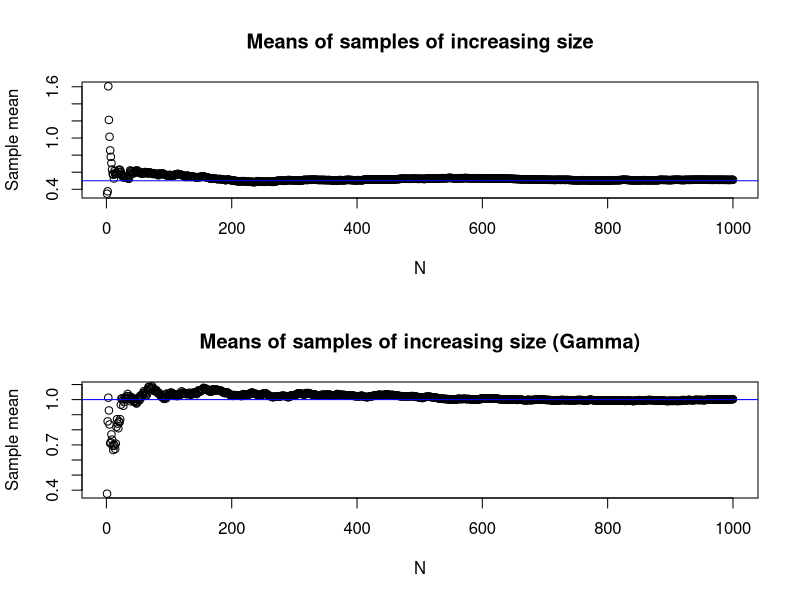

Reproduce this figure in R.
# week3 problem class

#  Q3
# verify the Weak Law of Large Numbers (WLLN)

N <- 1000
X <- rexp(N, rate = 2)

Xbar <- cumsum(X) / 1:N # cumulative sum / amount of elements = mean values, E(X) = 1/lambda

par(mfrow = c(2, 1)) # set the plot to 2*1 array

plot(1:N, Xbar,
    main = "Means of samples of increasing size",
    xlab = "N", ylab = "Sample mean"
)
abline(h = 0.5, col = "blue")

# gamma distribution
X2 <- rgamma(N, shape = 2, rate = 2)
Xbar2 <- cumsum(X2) / 1:N
plot(1:N, Xbar2,
    main = "Means of samples of increasing size (Gamma)",
    xlab = "N", ylab = "Sample mean"
)
abline(h = 1, col = "blue")

# Q4
# Monte Carlo integration.

N <- 1000
X <- rexp(N, rate = 2)
Fx <- mean(X <= 1.5) # x less equal 1.5
print(c("estimated value is: ", Fx))

print(c("true value is:", pexp(1.5, rate = 2))) # cumulative probability

# gamma distribution
X2 <- rgamma(N, shape = 2, rate = 2)
Fx2 <- mean(0.5 <= X2 & X2 <= 1.5)

print(c("estimated value is: ", Fx2))

a <- pgamma(1.5, shape = 2, rate = 2) - pgamma(0.5, shape = 2, rate = 2)

print(c("true value is:", a))